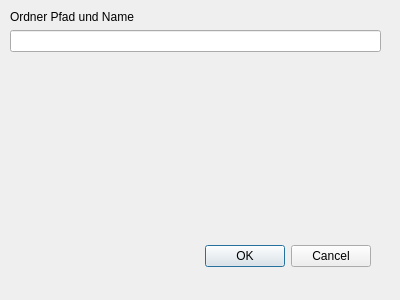
<?xml version="1.0" encoding="UTF-8"?>
<ui version="4.0">
 <class>addFolder</class>
 <widget class="QDialog" name="addFolder">
  <property name="geometry">
   <rect>
    <x>0</x>
    <y>0</y>
    <width>400</width>
    <height>300</height>
   </rect>
  </property>
  <property name="windowTitle">
   <string>Dialog</string>
  </property>
  <widget class="QDialogButtonBox" name="buttonBox">
   <property name="geometry">
    <rect>
     <x>30</x>
     <y>240</y>
     <width>341</width>
     <height>32</height>
    </rect>
   </property>
   <property name="orientation">
    <enum>Qt::Orientation::Horizontal</enum>
   </property>
   <property name="standardButtons">
    <set>QDialogButtonBox::StandardButton::Cancel|QDialogButtonBox::StandardButton::Ok</set>
   </property>
  </widget>
  <widget class="QWidget" name="verticalLayoutWidget">
   <property name="geometry">
    <rect>
     <x>10</x>
     <y>10</y>
     <width>371</width>
     <height>227</height>
    </rect>
   </property>
   <layout class="QVBoxLayout" name="verticalLayout">
    <item>
     <widget class="QLabel" name="label_2">
      <property name="text">
       <string>Ordner Pfad und Name</string>
      </property>
     </widget>
    </item>
    <item>
     <widget class="QLineEdit" name="folderName"/>
    </item>
    <item>
     <spacer name="verticalSpacer_2">
      <property name="orientation">
       <enum>Qt::Orientation::Vertical</enum>
      </property>
      <property name="sizeHint" stdset="0">
       <size>
        <width>20</width>
        <height>40</height>
       </size>
      </property>
     </spacer>
    </item>
   </layout>
  </widget>
 </widget>
 <resources/>
 <connections>
  <connection>
   <sender>buttonBox</sender>
   <signal>accepted()</signal>
   <receiver>addFolder</receiver>
   <slot>accept()</slot>
   <hints>
    <hint type="sourcelabel">
     <x>248</x>
     <y>254</y>
    </hint>
    <hint type="destinationlabel">
     <x>157</x>
     <y>274</y>
    </hint>
   </hints>
  </connection>
  <connection>
   <sender>buttonBox</sender>
   <signal>rejected()</signal>
   <receiver>addFolder</receiver>
   <slot>reject()</slot>
   <hints>
    <hint type="sourcelabel">
     <x>316</x>
     <y>260</y>
    </hint>
    <hint type="destinationlabel">
     <x>286</x>
     <y>274</y>
    </hint>
   </hints>
  </connection>
 </connections>
</ui>
